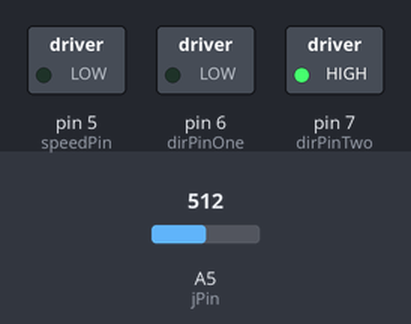
Simulated run of this sketch. Board: Arduino Uno, built with avr-gcc and run on an emulated ATmega328P. Shown: switched loads named in the sketch (green lamp = pin HIGH). Inputs (shaded band) come from the test bench; at power-on: A5 (jPin) = 512.

Above: at 1.2 s.
1.3 s: A5 (jPin) set to 716
At 2.5 s:
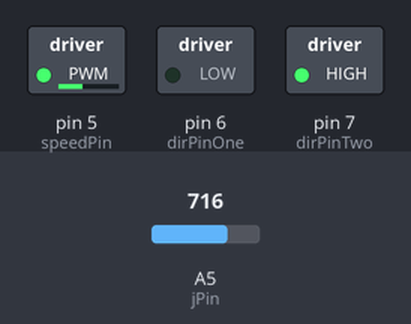
2.8 s: A5 (jPin) set to 900
At 3.7 s:
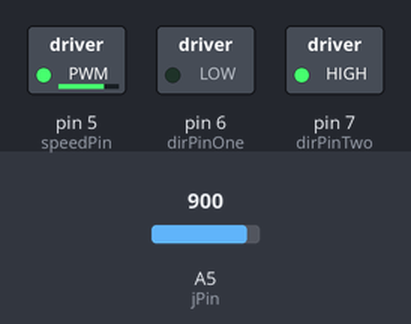
4.3 s: A5 (jPin) set to 511
At 4.9 s:
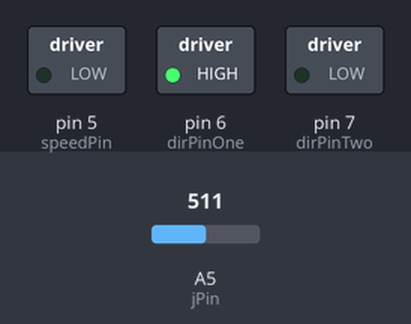
5.8 s: A5 (jPin) set to 500
At 7.0 s:
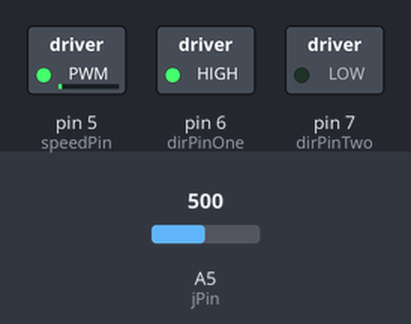
7.3 s: A5 (jPin) set to 522
At 8.3 s:
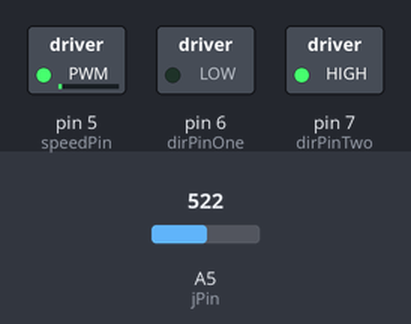
Timing chart, 0 to 9.8 s (numbered marks = the images above; inputs shaded):
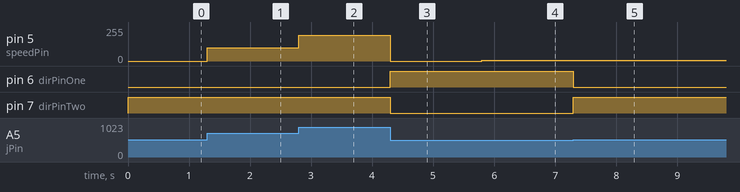

The sketch:

dcMotorsJoystick.ino
```cpp
int speedPin=5;
int dirPinOne=6;
int dirPinTwo=7;
int motSpeed;
int jPin=A5, jVal;

void setup() {
  // put your setup code here, to run once:
  pinMode(speedPin, OUTPUT);
  pinMode(dirPinOne, OUTPUT);
  pinMode(dirPinTwo, OUTPUT);
  pinMode(jPin, INPUT);
  Serial.begin(9600);
}

void loop() {
  // put your main code here, to run repeatedly:
  jVal = analogRead(jPin);

  if (jVal<512){
    digitalWrite(dirPinOne,HIGH);
    digitalWrite(dirPinTwo,LOW);
    motSpeed=(-255./512.)*jVal+255.;
    analogWrite(speedPin,motSpeed);
  }

   if (jVal>=512){
    digitalWrite(dirPinOne,LOW);
    digitalWrite(dirPinTwo,HIGH);
    motSpeed=(255./512.)*jVal-255.;
    analogWrite(speedPin,motSpeed);
  }

}
```

Measured:
- after the input at 1.3 s, pin 5 (speedPin): 0/255 → 101/255 at once
- after the input at 2.8 s, pin 5 (speedPin): 101/255 → 193/255 at once
- after the input at 4.3 s, pin 5 (speedPin): 193/255 → 0/255 at once; pin 6 (dirPinOne): LOW → HIGH at once; pin 7 (dirPinTwo): HIGH → LOW at once
- after the input at 5.8 s, pin 5 (speedPin): 0/255 → 5/255 at once
- after the input at 7.3 s, pin 5 (speedPin): 5/255 → 4/255 at once; pin 6 (dirPinOne): HIGH → LOW at once; pin 7 (dirPinTwo): LOW → HIGH at once
